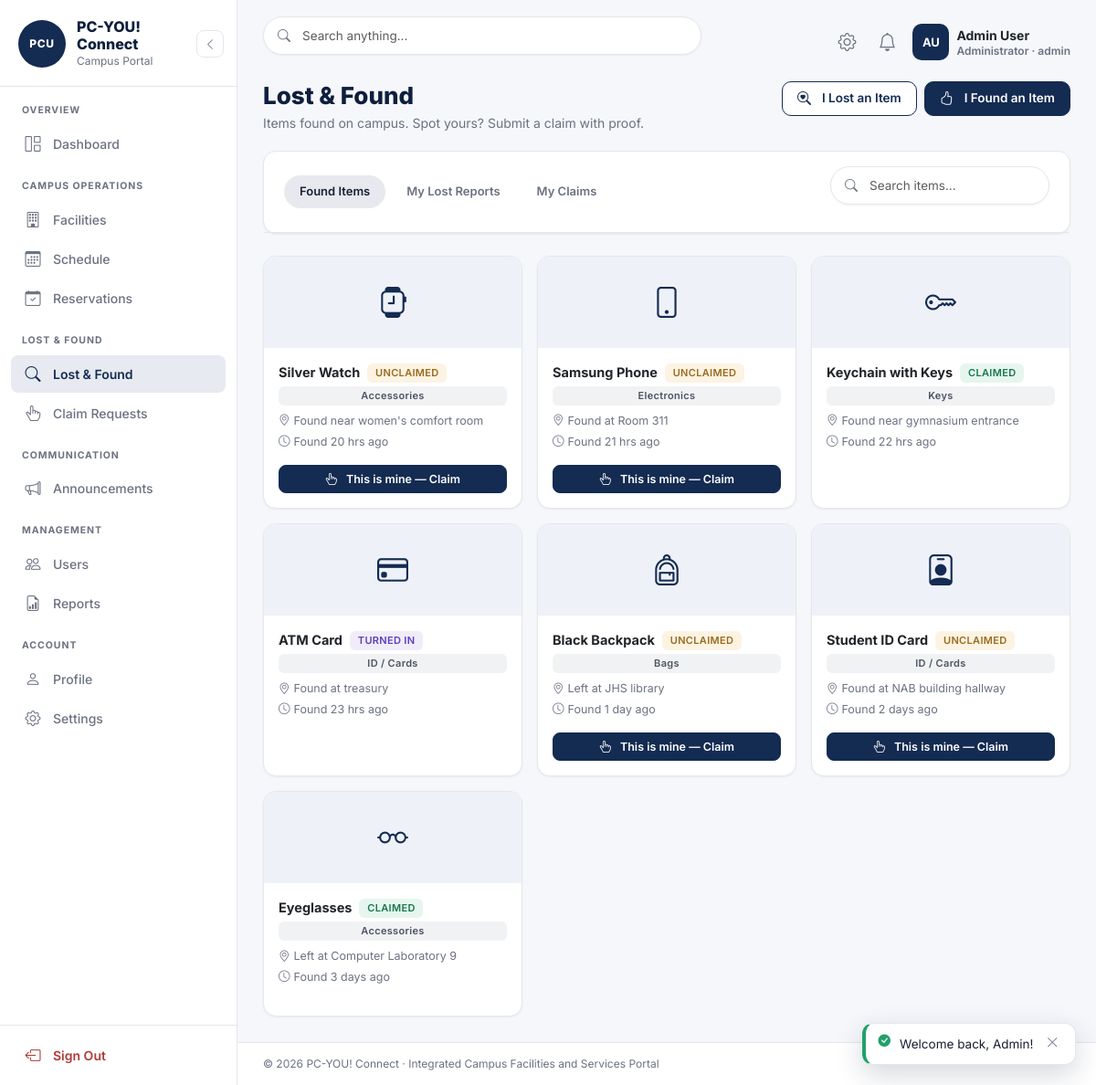
Screenshot of /user/lost-found.php (signed in) with the database file from the repository.
### tables this page shows
CREATE TABLE `lost_found_items` (
  `id` int(11) NOT NULL,
  `reporter_id` int(11) DEFAULT NULL,
  `report_type` enum('found','lost') NOT NULL DEFAULT 'found',
  `item_name` varchar(140) NOT NULL,
  `category` enum('electronics','id_card','accessories','bags','keys','documents','clothing','books','other') NOT NULL DEFAULT 'other',
  `description` text DEFAULT NULL,
  `location_found` varchar(160) DEFAULT NULL,
  `date_found` date NOT NULL,
  `status` enum('unclaimed','claimed','turned_in','searching','reunited') NOT NULL DEFAULT 'unclaimed',
  `claimed_by` varchar(140) DEFAULT NULL,
  `image` varchar(255) DEFAULT NULL,
  `created_at` timestamp NOT NULL DEFAULT current_timestamp(),
  `updated_at` timestamp NOT NULL DEFAULT current_timestamp() ON UPDATE current_timestamp()
);

### config/database.php (called while the page is built, shortened)
<?php
class Database {
    private static ?PDO $pdo = null;
    public static function conn(): PDO {
        if (self::$pdo === null) {
            self::$pdo = new PDO(
                'mysql:host=' . self::HOST . ';dbname=' . self::NAME . ';charset=utf8mb4',
                self::USER, self::PASS,
                [
                    PDO::ATTR_ERRMODE            => PDO::ERRMODE_EXCEPTION,
                    PDO::ATTR_DEFAULT_FETCH_MODE => PDO::FETCH_ASSOC,
                    PDO::ATTR_EMULATE_PREPARES   => false,
                ]
            );
        }
        return self::$pdo;
    }
}
function db(): PDO { return Database::conn(); }

### user/lost-found.php (the view, shortened to what this page needs)
<?php
 $view = in_array(get_str('view'), ['found', 'lost', 'claims'], true) ? get_str('view') : 'found';
 $q = get_str('q');
require_once '../includes/sidebar.php';
require_once '../includes/header.php';
if ($view === 'found'):
    $sql = "SELECT * FROM lost_found_items WHERE report_type='found'"; $p = [];
    $sql .= ' ORDER BY created_at DESC LIMIT 200';
    $st = db()->prepare($sql); $st->execute($p); $items = $st->fetchAll();
?>
<div class="page-head">
  <div><h1 class="page-title">Lost &amp; Found</h1><p class="page-sub">Items found on campus. Spot yours? Submit a claim with proof.</p></div>
  <div class="d-flex gap-2 flex-wrap">
    <a class="btn btn-outline-navy" href="add-lost-found.php?type=lost"><i class="bi bi-search-heart me-1"></i>I Lost an Item</a>
    <a class="btn btn-navy" href="add-lost-found.php?type=found"><i class="bi bi-hand-thumbs-up me-1"></i>I Found an Item</a>
  </div>
</div>
<div class="card mb-4"><div class="card-clean-head">
  <div class="filter-tabs">
    <a class="filter-tab active" href="lost-found.php?view=found">Found Items</a>
    <a class="filter-tab" href="lost-found.php?view=lost">My Lost Reports</a>
    <a class="filter-tab" href="lost-found.php?view=claims">My Claims</a>
  </div>
  <form class="nav-search" style="max-width:240px"><i class="bi bi-search"></i>
    <input type="search" name="q" class="form-control" placeholder="Search items..." value="<?= e($q) ?>">
  </form>
</div></div>
<?php if (!$items): ?>
  <div class="card p-4 text-center text-muted">No found items right now.</div>
<?php else: ?>
<div class="row g-3">
  <?php foreach ($items as $i): ?>
  <div class="col-md-6 col-xl-4">
    <div class="card h-100 overflow-hidden">
      <?php if ($i['image']): ?>
        <img src="../assets/uploads/<?= e($i['image']) ?>" class="w-100" style="height:140px;object-fit:cover" alt="">
      <?php else: ?>
        <div class="facility-cover" style="height:100px;font-size:34px"><i class="bi <?= lf_icon($i['category'], $i['item_name']) ?>"></i></div>
      <?php endif; ?>
      <div class="p-3 d-flex flex-column flex-grow-1">
        <div class="d-flex align-items-center gap-2 mb-1 flex-wrap">
          <span class="fw-bold"><?= e($i['item_name']) ?></span><?= badge($i['status']) ?>
        </div>
        <?= badge($i['category']) ?>
        <div class="muted-sm mt-2 mb-1"><i class="bi bi-geo-alt me-1"></i><?= e($i['location_found']) ?></div>
        <div class="muted-sm mb-3"><i class="bi bi-clock me-1"></i>Found <?= time_ago($i['created_at']) ?></div>
        <?php if ($i['status'] === 'unclaimed'): ?>
          <div class="mt-auto">
            <button class="btn btn-navy btn-sm w-100" data-bs-toggle="modal" data-bs-target="#claimModal"
              data-id="<?= $i['id'] ?>" data-name="<?= e($i['item_name']) ?>"><i class="bi bi-hand-index-thumb me-1"></i>This is mine — Claim</button>
          </div>
        <?php endif; ?>
      </div>
    </div>
  </div>
  <?php endforeach; ?>
</div>
<?php endif; ?>
<?php endif; ?>
<?php require_once '../includes/footer.php'; ?>

### includes/functions.php (shortened to what this page needs)
<?php
require_once __DIR__ . '/../config/database.php';
function e($v): string { return htmlspecialchars((string)$v, ENT_QUOTES, 'UTF-8'); }
function get_str(string $k, $d = '') { return trim($_GET[$k] ?? $d); }
function time_ago(?string $dt): string {
    $d = time() - strtotime($dt);
    if ($d < 86400)  { $h = floor($d / 3600); return $h . ($h == 1 ? ' hr' : ' hrs') . ' ago'; }
    if ($d < 604800) { $x = floor($d / 86400); return $x . ($x == 1 ? ' day' : ' days') . ' ago'; }
    return date('M j, Y', strtotime($dt));
}
function badge(string $s): string {
    static $map = [
        'available'=>['soft-success','AVAILABLE'],'maintenance'=>['soft-warning','MAINTENANCE'],'unavailable'=>['soft-danger','UNAVAILABLE'],
        'pending'=>['soft-warning','PENDING'],'approved'=>['soft-success','APPROVED'],'rejected'=>['soft-danger','REJECTED'],
        'cancelled'=>['soft-secondary','CANCELLED'],'completed'=>['soft-info','COMPLETED'],'upcoming'=>['soft-primary','UPCOMING'],
        'unclaimed'=>['soft-warning','UNCLAIMED'],'claimed'=>['soft-success','CLAIMED'],'turned_in'=>['soft-purple','TURNED IN'],
        'searching'=>['soft-warning','SEARCHING'],'reunited'=>['soft-primary','REUNITED'],
        'found'=>['soft-info','FOUND'],'lost'=>['soft-danger','LOST'],
        'facilities'=>['soft-info','FACILITIES'],'lost_found'=>['soft-warning','LOST & FOUND'],
        'electronics'=>['soft-secondary','Electronics'],'id_card'=>['soft-secondary','ID / Cards'],
        'accessories'=>['soft-secondary','Accessories'],'bags'=>['soft-secondary','Bags'],'keys'=>['soft-secondary','Keys'],
        'clothing'=>['soft-secondary','Clothing'],'documents'=>['soft-secondary','Documents'],'books'=>['soft-secondary','Books'],
        'other'=>['soft-secondary','Other'],
        'published'=>['soft-success','Published'],'archived'=>['soft-secondary','Archived'],
        'active'=>['soft-success','Active'],'inactive'=>['soft-secondary','Inactive'],
    ];
    [$c, $l] = $map[$s] ?? ['soft-secondary', ucwords(str_replace('_', ' ', $s))];
    return '<span class="badge badge-soft ' . $c . '">' . e($l) . '</span>';
}
function lf_icon(string $cat, string $name = ''): string {
    $n = mb_strtolower($name);
    if (str_contains($n, 'watch'))   return 'bi-smartwatch';
    if (str_contains($n, 'glass'))   return 'bi-eyeglasses';
    if (str_contains($n, 'key'))     return 'bi-key';
    if (str_contains($n, 'atm') || str_contains($n, 'credit')) return 'bi-credit-card';
    if (str_contains($n, 'id card') || str_contains($n, 'student id')) return 'bi-person-badge';
    if (str_contains($n, 'phone') || str_contains($n, 'samsung') || str_contains($n, 'iphone')) return 'bi-phone';
    if (str_contains($n, 'backpack') || str_contains($n, 'bag')) return 'bi-backpack';
    return ['electronics'=>'bi-phone','id_card'=>'bi-person-badge','accessories'=>'bi-smartwatch',
            'bags'=>'bi-backpack','keys'=>'bi-key','clothing'=>'bi-handbag',
            'documents'=>'bi-file-earmark-text','books'=>'bi-journal-book'][$cat] ?? 'bi-box-seam';
}

### assets/css/style.css (style rules this page uses)
:root { --navy: #142b52; --navy-dark: #0d1f3c; --bg: #f5f7fb; --white: #ffffff; --border: #e5e7eb; --input-border: #d8dce3; --text: #172033; --muted: #6b7280; --success: #22a06b; --warning: #e9a23b; --danger: #d9534f; --purple: #7654d6; --radius: 14px; --shadow-sm: 0 1px 2px rgba(23, 32, 51, 0.06); --shadow: 0 4px 16px rgba(13, 31, 60, 0.08); }
* { scrollbar-width: thin; }
body { font-family: "Inter", system-ui, -apple-system, sans-serif; background: var(--bg); color: var(--text); font-size: 14.5px; }
a { text-decoration: none; }
::placeholder { color: #9ca3af; }
.nav-search { position: relative; flex: 1; max-width: 480px; }
.nav-search .form-control { height: 42px; border-radius: 999px; border: 1px solid var(--border); padding: 0 16px 0 42px; font-size: 13.5px; background: #fff; box-shadow: var(--shadow-sm); }
.page-head { display: flex; justify-content: space-between; align-items: flex-start; gap: 12px; margin-bottom: 20px; flex-wrap: wrap; }
.page-title { font-size: 26px; font-weight: 800; color: var(--navy-dark); margin: 0; }
.page-sub { color: var(--muted); font-size: 14px; margin: 4px 0 0; }
.card { background: #fff; border: 1px solid var(--border); border-radius: var(--radius); box-shadow: var(--shadow-sm); }
.card-clean-head { padding: 16px 22px; border-bottom: 1px solid var(--border); display: flex; align-items: center; justify-content: space-between; gap: 12px; flex-wrap: wrap; }
.badge-soft { font-weight: 600; font-size: 11px; letter-spacing: 0.03em; padding: 0.45em 0.8em; border-radius: 6px; }
.soft-success { background: #e6f6ef; color: #17784f; }
.soft-warning { background: #fcf3e3; color: #9a6b1d; }
.soft-secondary { background: #f1f2f4; color: #4b5563; }
.soft-purple { background: #f0ecfa; color: #5a3fbb; }
.btn { height: 38px; min-height: 0; padding: 0 16px; border-radius: 10px; font-size: 13.5px; font-weight: 600; display: inline-flex; align-items: center; justify-content: center; gap: 8px; line-height: 1; white-space: nowrap; }
.btn-sm { height: 31px; min-height: 0; padding: 0 12px; font-size: 12.5px; border-radius: 8px; gap: 6px; }
.btn i { font-size: 15px; }
.btn-sm i { font-size: 13px; }
.btn, .btn-sm-icon, .act-icon, .pg-btn, .filter-tab, .sidebar-link, .quick-action, .btn-icon, .eye-btn { transition: all 0.18s ease; }
.btn-navy { background: var(--navy); border: 1px solid var(--navy); color: #fff; font-weight: 600; }
.btn-outline-navy { border: 1px solid var(--navy); color: var(--navy); font-weight: 600; background: #fff; }
.filter-tabs { display: flex; gap: 6px; flex-wrap: wrap; }
.filter-tab { padding: 7px 16px; border-radius: 999px; font-size: 13px; font-weight: 600; color: var(--muted); border: 1px solid transparent; }
.filter-tab.active { background: #e7e9ee; color: var(--text); }
.muted-sm { font-size: 12.5px; color: var(--muted); }
.facility-cover { height: 150px; overflow: hidden; background: #eef2f8; color: var(--navy); display: flex; align-items: center; justify-content: center; font-size: 36px; position: relative; }
.form-control, .form-select { border-radius: 10px; border-color: var(--input-border); font-size: 13.5px; }

### rows the page displays
lost_found_items: item_name "Silver Watch", l "UNCLAIMED Accessories", location_found "Found near women's comfort room", created_at "20 hrs ago"
lost_found_items: item_name "Samsung Phone", l "UNCLAIMED Electronics", location_found "Found at Room 311", created_at "21 hrs ago"
lost_found_items: item_name "Keychain with Keys", l "CLAIMED Keys", location_found "Found near gymnasium entrance", created_at "22 hrs ago"
lost_found_items: item_name "ATM Card", l "TURNED IN ID / Cards", location_found "Found at treasury", created_at "23 hrs ago"
lost_found_items: item_name "Black Backpack", l "UNCLAIMED Bags", location_found "Left at JHS library", created_at "1 day ago"
lost_found_items: item_name "Student ID Card", l "UNCLAIMED ID / Cards", location_found "Found at NAB building hallway", created_at "2 days ago"
lost_found_items: item_name "Eyeglasses", l "CLAIMED Accessories", location_found "Left at Computer Laboratory 9", created_at "3 days ago"

### other values shown
$ini "AU"
$navUser['name'] "Admin User"
$navUser['user_id'] "admin"
